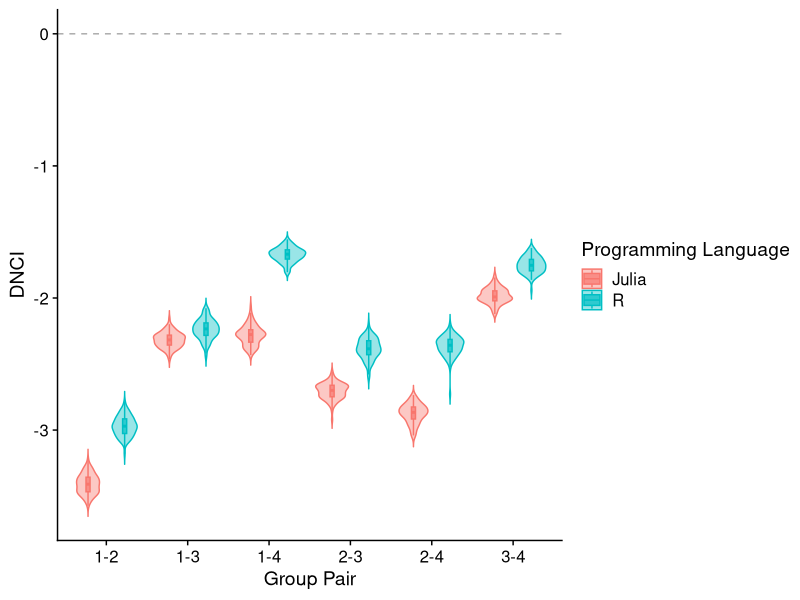

R code for this plot:
library(tidyverse)
library(ggplot2)
library(cowplot)
#Load in the dnci values
dnci_df<-read.csv("validation_output/dnci_combined_df.csv")

dnci_plot<-dnci_df %>%
  unite(group_pair, c("group1", "group2"), sep = "-") %>%
  ggplot(aes(x = group_pair, y = DNCI, color = programming_language, fill = programming_language)) +
  geom_violin(position = position_dodge(width = 0.9), trim = FALSE, alpha = 0.4) +
  geom_boxplot(width = 0.1, position = position_dodge(width = 0.9), outlier.shape = NA, alpha = 0.7) +
  geom_hline(yintercept = 0, linetype = "dashed", color = "darkgray")+
  labs(x = "Group Pair", y = "DNCI", color = "Programming Language", fill = "Programming Language") +
  theme(axis.text.x = element_text(angle = 45, hjust = 1), legend.position = "bottom")+
  #ylim(-1, 0)+
  theme_cowplot()

ggsave("validation_output/dnci_plot.pdf", dnci_plot, dpi=300, width = 8, height = 5, bg ="white")

read.csv("validation_output/MVNH_dissimilarity_summary_df.csv")
